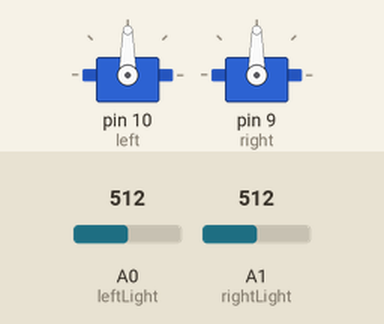
Bench run of a sketch on a simulated Arduino Uno, built with avr-gcc and run on an emulated ATmega328P. On the bench: 2 × servo. Inputs (shaded band) come from the test bench; at power-on: A0 (leftLight) = 512, A1 (rightLight) = 512.

Above: at 1.2 s.
1.3 s: A0 (leftLight) set to 479
2.8 s: A0 (leftLight) set to 448
At 4.1 s:
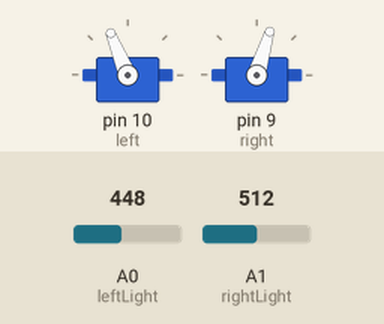
Timing chart, 0 to 5.8 s (numbered marks = the images above; inputs shaded):
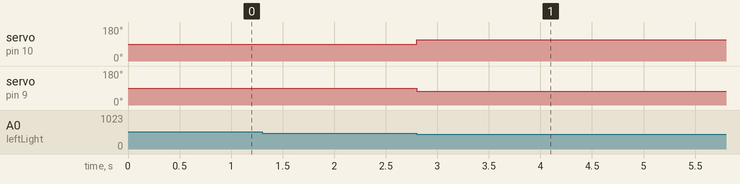

The sketch:

User_Program5_2.ino
```cpp
/*Software 1073 Arduino BoeBots
User Program
Method stubs are pre-made. add your own code to complete the challenge!

Program Task: Using both the line sensors, follow a line
Feel free to view the example program within the same folder if you need help!
*/

#include <Servo.h>
int leftLight = 0;
int rightLight = 1;
int leftWhite = 1010;
int leftBlack = 66;
int rightWhite = 956;
int rightBlack = 74;
Servo left;
Servo right;
void setup(){
  Serial.begin(9600);
  left.attach(10);
  right.attach(9);
}
void loop(){
  int leftVal = analogRead(leftLight);
  int rightVal = analogRead(rightLight);
  if(leftVal <= leftBlack + 400 || rightVal <= rightBlack + 400){
   left.writeMicroseconds(1700);
   right.writeMicroseconds(1300);
  }
  else if (leftVal <= leftWhite - 600){
    left.writeMicroseconds(1700);
    right.writeMicroseconds(1450);
  }
  else if (rightVal <= rightWhite - 600) {
   left.writeMicroseconds(1550);
   right.writeMicroseconds(1300);
  }
  /*Serial.println(analogRead(rightLight));
  delay (500);*/
}
```

Measured:
- the behaviour switches between 467 and 466 on A0 (leftLight) (found by bisection; images 0 and 1)
- after the input at 1.3 s, every drawn part: stays the same
- after the input at 2.8 s, servo on pin 10 (left): 90° → 112° at once; servo on pin 9 (right): 90° → 73° at once
